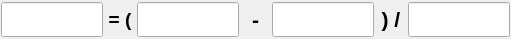
    <widget class="QWidget" name="layoutWidget_5">
     <property name="geometry">
      <rect>
       <x>200</x>
       <y>440</y>
       <width>511</width>
       <height>31</height>
      </rect>
     </property>
     <layout class="QHBoxLayout" name="horizontalLayout_8" stretch="3,1,3,1,3,1,3">
      <property name="spacing">
       <number>0</number>
      </property>
      <property name="leftMargin">
       <number>1</number>
      </property>
      <property name="topMargin">
       <number>2</number>
      </property>
      <property name="rightMargin">
       <number>1</number>
      </property>
      <property name="bottomMargin">
       <number>2</number>
      </property>
      <item>
       <widget class="caLineEdit" name="caLineEdit_18">
        <property name="sizePolicy">
         <sizepolicy hsizetype="Expanding" vsizetype="Expanding">
          <horstretch>0</horstretch>
          <verstretch>0</verstretch>
         </sizepolicy>
        </property>
        <property name="font">
         <font>
          <family>Monospace</family>
          <pointsize>17</pointsize>
          <stylestrategy>PreferDefault</stylestrategy>
         </font>
        </property>
        <property name="alignment">
         <set>Qt::AlignAbsolute|Qt::AlignCenter|Qt::AlignHCenter|Qt::AlignVCenter</set>
        </property>
        <property name="channel" stdset="0">
         <string notr="true">$(P)$(YAW).RBV</string>
        </property>
        <property name="foreground">
         <color>
          <red>10</red>
          <green>0</green>
          <blue>184</blue>
         </color>
        </property>
        <property name="background">
         <color>
          <red>200</red>
          <green>200</green>
          <blue>200</blue>
         </color>
        </property>
        <property name="colorMode">
         <enum>caLineEdit::Static</enum>
        </property>
        <property name="precisionMode">
         <enum>caLineEdit::Channel</enum>
        </property>
        <property name="limitsMode">
         <enum>caLineEdit::Channel</enum>
        </property>
        <property name="maxValue">
         <double>1.000000000000000</double>
        </property>
        <property name="minValue">
         <double>0.000000000000000</double>
        </property>
        <property name="fontScaleMode" stdset="0">
         <enum>caLineEdit::WidthAndHeight</enum>
        </property>
        <property name="formatType">
         <enum>caLineEdit::decimal</enum>
        </property>
       </widget>
      </item>
      <item>
       <widget class="caLabel" name="calabel_38">
        <property name="sizePolicy">
         <sizepolicy hsizetype="Expanding" vsizetype="Preferred">
          <horstretch>0</horstretch>
          <verstretch>0</verstretch>
         </sizepolicy>
        </property>
        <property name="font">
         <font>
          <pointsize>14</pointsize>
          <weight>75</weight>
          <bold>true</bold>
         </font>
        </property>
        <property name="text">
         <string>= (</string>
        </property>
        <property name="alignment">
         <set>Qt::AlignCenter</set>
        </property>
       </widget>
      </item>
      <item>
       <widget class="caLineEdit" name="calineedit_4">
        <property name="sizePolicy">
         <sizepolicy hsizetype="Expanding" vsizetype="Expanding">
          <horstretch>0</horstretch>
          <verstretch>0</verstretch>
         </sizepolicy>
        </property>
        <property name="font">
         <font>
          <family>Monospace</family>
          <pointsize>17</pointsize>
          <stylestrategy>PreferDefault</stylestrategy>
         </font>
        </property>
        <property name="channel" stdset="0">
         <string notr="true">$(P)$(SLITS):hSizeC1.VAL</string>
        </property>
        <property name="foreground">
         <color>
          <red>10</red>
          <green>0</green>
          <blue>184</blue>
         </color>
        </property>
        <property name="background">
         <color>
          <red>200</red>
          <green>200</green>
          <blue>200</blue>
         </color>
        </property>
        <property name="colorMode">
         <enum>caLineEdit::Static</enum>
        </property>
       </widget>
      </item>
      <item>
       <widget class="caLabel" name="calabel_39">
        <property name="sizePolicy">
         <sizepolicy hsizetype="Expanding" vsizetype="Preferred">
          <horstretch>0</horstretch>
          <verstretch>0</verstretch>
         </sizepolicy>
        </property>
        <property name="font">
         <font>
          <pointsize>16</pointsize>
          <weight>75</weight>
          <bold>true</bold>
         </font>
        </property>
        <property name="text">
         <string>-</string>
        </property>
        <property name="alignment">
         <set>Qt::AlignCenter</set>
        </property>
        <property name="indent">
         <number>0</number>
        </property>
       </widget>
      </item>
      <item>
       <widget class="caLineEdit" name="caLineEdit_19">
        <property name="sizePolicy">
         <sizepolicy hsizetype="Expanding" vsizetype="Expanding">
          <horstretch>0</horstretch>
          <verstretch>0</verstretch>
         </sizepolicy>
        </property>
        <property name="font">
         <font>
          <family>Monospace</family>
          <pointsize>17</pointsize>
          <stylestrategy>PreferDefault</stylestrategy>
         </font>
        </property>
        <property name="alignment">
         <set>Qt::AlignAbsolute|Qt::AlignCenter|Qt::AlignHCenter|Qt::AlignVCenter</set>
        </property>
        <property name="channel" stdset="0">
         <string notr="true">$(P)$(SLITS):hSize.VAL</string>
        </property>
        <property name="foreground">
         <color>
          <red>10</red>
          <green>0</green>
          <blue>184</blue>
         </color>
        </property>
        <property name="background">
         <color>
          <red>200</red>
          <green>200</green>
          <blue>200</blue>
         </color>
        </property>
        <property name="colorMode">
         <enum>caLineEdit::Static</enum>
        </property>
        <property name="precisionMode">
         <enum>caLineEdit::Channel</enum>
        </property>
        <property name="limitsMode">
         <enum>caLineEdit::Channel</enum>
        </property>
        <property name="maxValue">
         <double>1.000000000000000</double>
        </property>
        <property name="minValue">
         <double>0.000000000000000</double>
        </property>
        <property name="fontScaleMode" stdset="0">
         <enum>caLineEdit::WidthAndHeight</enum>
        </property>
        <property name="formatType">
         <enum>caLineEdit::decimal</enum>
        </property>
       </widget>
      </item>
      <item>
       <widget class="caLabel" name="calabel_40">
        <property name="sizePolicy">
         <sizepolicy hsizetype="Expanding" vsizetype="Preferred">
          <horstretch>0</horstretch>
          <verstretch>0</verstretch>
         </sizepolicy>
        </property>
        <property name="font">
         <font>
          <pointsize>16</pointsize>
          <weight>75</weight>
          <bold>true</bold>
         </font>
        </property>
        <property name="text">
         <string>) /</string>
        </property>
        <property name="alignment">
         <set>Qt::AlignCenter</set>
        </property>
       </widget>
      </item>
      <item>
       <widget class="caLineEdit" name="calineedit_3">
        <property name="sizePolicy">
         <sizepolicy hsizetype="Expanding" vsizetype="Expanding">
          <horstretch>0</horstretch>
          <verstretch>0</verstretch>
         </sizepolicy>
        </property>
        <property name="channel" stdset="0">
         <string notr="true">$(P)$(SLITS):hSizeC2.VAL</string>
        </property>
        <property name="foreground">
         <color>
          <red>10</red>
          <green>0</green>
          <blue>184</blue>
         </color>
        </property>
        <property name="background">
         <color>
          <red>200</red>
          <green>200</green>
          <blue>200</blue>
         </color>
        </property>
        <property name="colorMode">
         <enum>caLineEdit::Static</enum>
        </property>
       </widget>
      </item>
     </layout>
    </widget>
